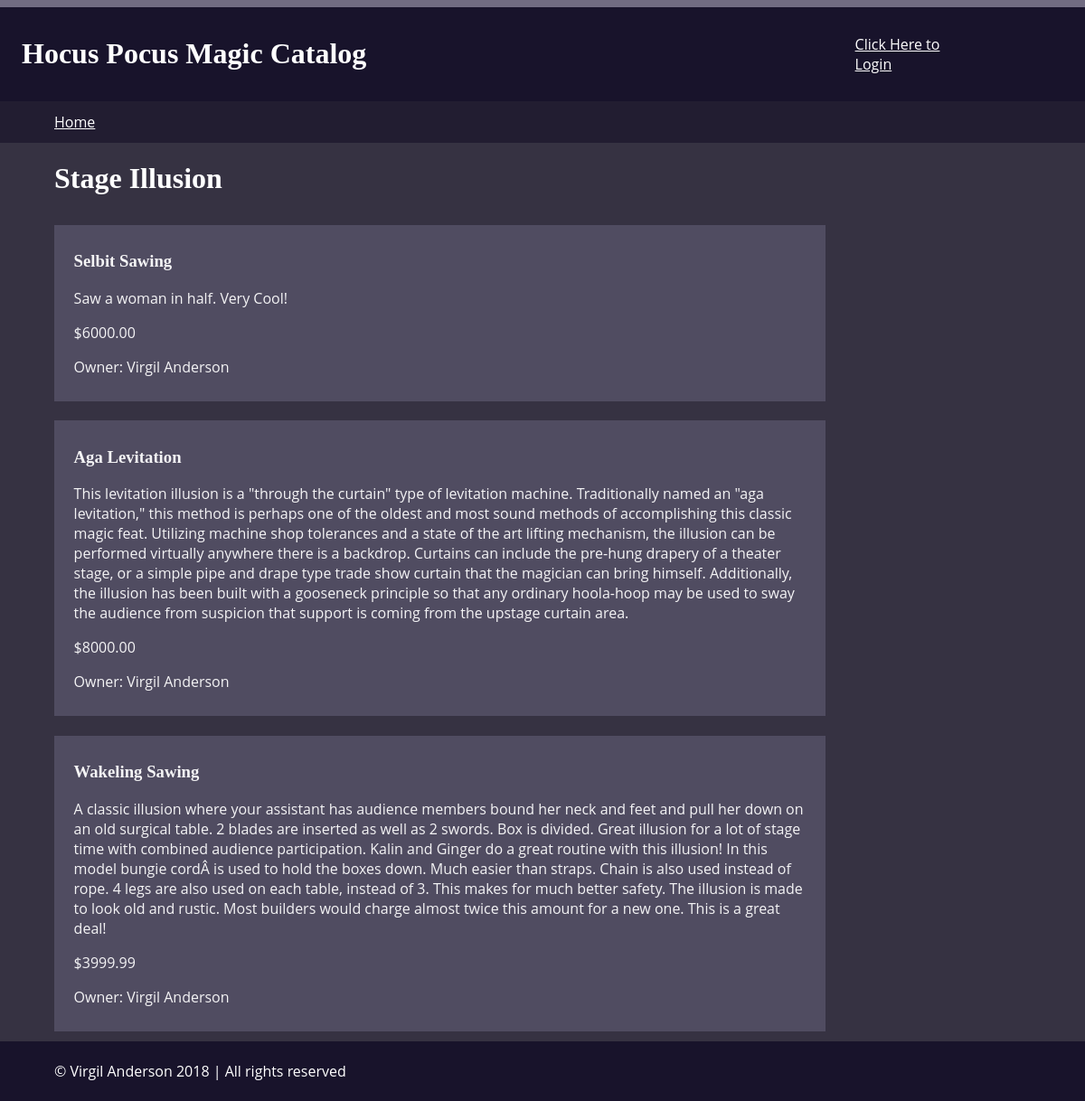
Page /category/1 on the committed database.
### database_setup.py (models this page shows, shortened)
class magicCategory(Base):
    __tablename__ = 'magicCategory'
    id = Column(Integer, primary_key=True)
    name = Column(String(80), nullable=False)
    user_id = Column(Integer, ForeignKey('user.id'))
    user = relationship(User)

class Item(Base):
    __tablename__ = 'item'
    name = Column(String(80), nullable=False)
    id = Column(Integer, primary_key=True)
    description = Column(String(250))
    price = Column(String(8))
    category_id = Column(Integer, ForeignKey('magicCategory.id'))
    category = relationship(magicCategory)
    user_id = Column(Integer, ForeignKey('user.id'))
    user = relationship(User)

class User(Base):
    __tablename__ = 'user'
    id = Column(Integer, primary_key=True)
    name = Column(String(250), nullable=False)
    email = Column(String(250), nullable=False)
    picture = Column(String(250))

### project.py (the view)
@app.route('/category/<int:cat_id>')
def showCategory(cat_id):
    c = session.query(magicCategory).filter_by(id=cat_id).one()
    o = getUserInfo(c.user_id)
    i = session.query(Item).filter_by(category_id=cat_id).all()
    t = ('%s' % c.name)
    m = ''
    if not i:
        m = "Your category doesn't have any items yet"
    if 'picture' in login_session:
        p = login_session['picture']
    else:
        p = ''
    if 'username' not in login_session or o.id != login_session['user_id']:
        return render_template('pCat.html', i=i, c=c, m=m, o=o, t=t, p=p)
    else:
        return render_template('cat.html', i=i, c=c, m=m, o=o, t=t, p=p)

### project.py (called while the page is built)
def getUserInfo(user_id):
    user = session.query(User).filter_by(id=user_id).one_or_none()
    return user if user else None

### templates/pCat.html (shortened to what this page needs)
{% extends "main.html" %}
{% block content %}
{% include "header.html" %}
{% include "navigation.html" %}
<main>
  <h1>{{c.name}}</h1>
  <section class='flex-box'>
    {% for i in i%}
    <div class='item'>
      <h3>{{i.name}}</h3>
      <p>{{i.description}}</p>
      <p>{{i.price}}</p>
      <p>Owner: {{o.name}}</p>
    </div>
    {% endfor %}
  </section>
</main>
{% include "footer.html" %}
{% endblock %}

### static/styles.css (style rules this page uses)
body { font-family: 'Open Sans', sans-serif; font-size: 1em; background-color: #363242; background-image: url(background.jpg); background-position: center; background-repeat: none; background-attachment: fixed; background-size: cover; margin: 0; padding: 0; color: white; }
h1, h2, h3, h4, h5, h6 { font-family: "Times New Roman", Times, serif; color: white; }
main { width: 90%; margin: 0; padding: 0 5%; min-height: 500px; }
.flex-box { display: flex; flex-direction: column; align-items: left; flex-wrap: wrap; }
.item { width: 75%; margin: 1% 0; padding: 1% 2%; background-color: #534E64; opacity: .95; }

### rows in the picture
magicCategory: name "Stage Illusion"
Item: name "Selbit Sawing", description "Saw a woman in half. Very Cool!", price "$6000.00"
User: name "Virgil Anderson"
Item: name "Aga Levitation", description "This levitation illusion is a \"through the curtain\" type of levitation machine. Traditionally named an \"aga levitation,\" this method is perhaps one of the oldest and most sound methods of accomplishing this classic magic feat. Utilizing machine shop tolerances and a state of the art lifting mechanism, the illusion can be performed virtually anywhere there is a backdrop. Curtains can include the pre-hung drapery of a theater stage, or a simple pipe and drape type trade show curtain that the magician can bring himself. Additionally, the illusion has been built with a gooseneck principle so that any ordinary hoola-hoop may be used to sway the audience from suspicion that support is coming from…", price "$8000.00"
Item: name "Wakeling Sawing", description "A classic illusion where your assistant has audience members bound her neck and feet and pull her down on an old surgical table. 2 blades are inserted as well as 2 swords. Box is divided. Great illusion for a lot of stage time with combined audience participation. Kalin and Ginger do a great routine with this illusion! In this model bungie cordÂ is used to hold the boxes down. Much easier than straps. Chain is also used instead of rope. 4 legs are also used on each table, instead of 3. This makes for much better safety. The illusion is made to look old and rustic. Most builders would charge almost twice this amount for a new one. This is a great deal!", price "$3999.99"
